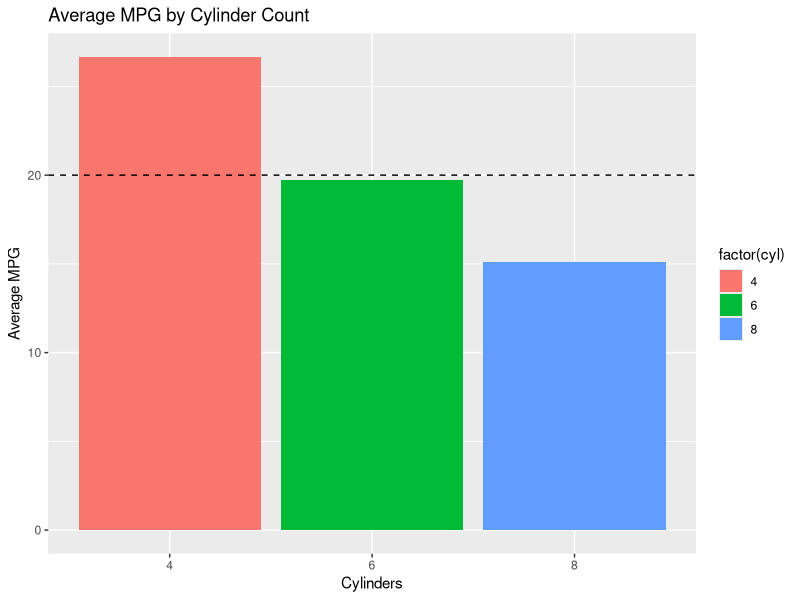

Generate this figure with R:
library(dplyr)
library(ggplot2)

mtcars |>
  group_by(cyl) |>
  summarise(avg_mpg = mean(mpg)) |>
  ggplot(aes(x = factor(cyl), y = avg_mpg, fill = factor(cyl))) +
  geom_bar(stat = "identity") +
  geom_hline(yintercept = 20, linetype = "dashed") +
  labs(x = "Cylinders", y = "Average MPG", title = "Average MPG by Cylinder Count")
